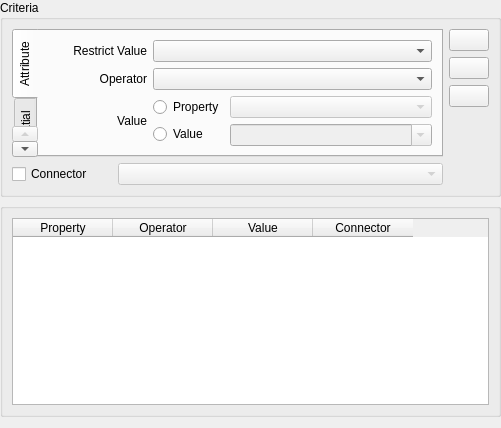
<?xml version="1.0" encoding="UTF-8"?>
<ui version="4.0">
 <class>WhereClauseWidgetForm</class>
 <widget class="QWidget" name="WhereClauseWidgetForm">
  <property name="geometry">
   <rect>
    <x>0</x>
    <y>0</y>
    <width>498</width>
    <height>428</height>
   </rect>
  </property>
  <property name="windowTitle">
   <string>Where Clause</string>
  </property>
  <layout class="QGridLayout" name="gridLayout_7">
   <property name="leftMargin">
    <number>0</number>
   </property>
   <property name="topMargin">
    <number>0</number>
   </property>
   <property name="rightMargin">
    <number>0</number>
   </property>
   <item row="0" column="0">
    <layout class="QGridLayout" name="gridLayout_6">
     <item row="0" column="0">
      <widget class="QGroupBox" name="m_criteriaGroupBox">
       <property name="title">
        <string>Criteria</string>
       </property>
       <layout class="QGridLayout" name="gridLayout_5">
        <item row="0" column="0">
         <layout class="QGridLayout" name="gridLayout_4">
          <item row="0" column="0">
           <layout class="QGridLayout" name="gridLayout_3">
            <item row="0" column="0">
             <widget class="QTabWidget" name="m_criteriaTabWidget">
              <property name="tabPosition">
               <enum>QTabWidget::West</enum>
              </property>
              <property name="currentIndex">
               <number>0</number>
              </property>
              <widget class="QWidget" name="m_attrTab">
               <attribute name="title">
                <string>Attribute</string>
               </attribute>
               <layout class="QGridLayout" name="gridLayout_2">
                <item row="0" column="0">
                 <layout class="QGridLayout" name="gridLayout">
                  <item row="0" column="0">
                   <layout class="QGridLayout" name="gridLayout_17">
                    <item row="0" column="0">
                     <widget class="QLabel" name="label">
                      <property name="minimumSize">
                       <size>
                        <width>100</width>
                        <height>0</height>
                       </size>
                      </property>
                      <property name="maximumSize">
                       <size>
                        <width>100</width>
                        <height>16777215</height>
                       </size>
                      </property>
                      <property name="text">
                       <string>Restrict Value</string>
                      </property>
                      <property name="alignment">
                       <set>Qt::AlignRight|Qt::AlignTrailing|Qt::AlignVCenter</set>
                      </property>
                     </widget>
                    </item>
                    <item row="0" column="1">
                     <widget class="QComboBox" name="m_restrictValueComboBox">
                      <property name="sizePolicy">
                       <sizepolicy hsizetype="MinimumExpanding" vsizetype="Fixed">
                        <horstretch>0</horstretch>
                        <verstretch>0</verstretch>
                       </sizepolicy>
                      </property>
                     </widget>
                    </item>
                   </layout>
                  </item>
                  <item row="1" column="0">
                   <layout class="QGridLayout" name="gridLayout_19">
                    <item row="0" column="0">
                     <widget class="QLabel" name="label_2">
                      <property name="minimumSize">
                       <size>
                        <width>100</width>
                        <height>0</height>
                       </size>
                      </property>
                      <property name="maximumSize">
                       <size>
                        <width>100</width>
                        <height>16777215</height>
                       </size>
                      </property>
                      <property name="text">
                       <string>Operator</string>
                      </property>
                      <property name="alignment">
                       <set>Qt::AlignRight|Qt::AlignTrailing|Qt::AlignVCenter</set>
                      </property>
                     </widget>
                    </item>
                    <item row="0" column="1">
                     <widget class="QComboBox" name="m_OperatorComboBox"/>
                    </item>
                   </layout>
                  </item>
                  <item row="2" column="0">
                   <layout class="QGridLayout" name="gridLayout_12">
                    <item row="0" column="0">
                     <widget class="QLabel" name="label_3">
                      <property name="minimumSize">
                       <size>
                        <width>100</width>
                        <height>0</height>
                       </size>
                      </property>
                      <property name="maximumSize">
                       <size>
                        <width>100</width>
                        <height>16777215</height>
                       </size>
                      </property>
                      <property name="text">
                       <string>Value</string>
                      </property>
                      <property name="alignment">
                       <set>Qt::AlignRight|Qt::AlignTrailing|Qt::AlignVCenter</set>
                      </property>
                     </widget>
                    </item>
                    <item row="0" column="1">
                     <layout class="QGridLayout" name="gridLayout_16">
                      <item row="0" column="0">
                       <layout class="QGridLayout" name="gridLayout_13">
                        <item row="0" column="0">
                         <widget class="QRadioButton" name="m_valuePropertyRadioButton">
                          <property name="text">
                           <string>Property</string>
                          </property>
                         </widget>
                        </item>
                        <item row="1" column="0">
                         <widget class="QRadioButton" name="m_valueValueRadioButton">
                          <property name="text">
                           <string>Value</string>
                          </property>
                         </widget>
                        </item>
                       </layout>
                      </item>
                      <item row="0" column="1">
                       <layout class="QGridLayout" name="gridLayout_15">
                        <item row="1" column="0">
                         <widget class="QComboBox" name="m_valueValueComboBox">
                          <property name="enabled">
                           <bool>false</bool>
                          </property>
                          <property name="minimumSize">
                           <size>
                            <width>200</width>
                            <height>0</height>
                           </size>
                          </property>
                          <property name="editable">
                           <bool>true</bool>
                          </property>
                         </widget>
                        </item>
                        <item row="0" column="0">
                         <widget class="QComboBox" name="m_valuePropertyComboBox">
                          <property name="enabled">
                           <bool>false</bool>
                          </property>
                          <property name="sizePolicy">
                           <sizepolicy hsizetype="MinimumExpanding" vsizetype="Fixed">
                            <horstretch>0</horstretch>
                            <verstretch>0</verstretch>
                           </sizepolicy>
                          </property>
                          <property name="minimumSize">
                           <size>
                            <width>200</width>
                            <height>0</height>
                           </size>
                          </property>
                          <property name="editable">
                           <bool>false</bool>
                          </property>
                         </widget>
                        </item>
                       </layout>
                      </item>
                     </layout>
                    </item>
                   </layout>
                  </item>
                 </layout>
                </item>
               </layout>
              </widget>
              <widget class="QWidget" name="m_spatialTab">
               <attribute name="title">
                <string>Spatial</string>
               </attribute>
               <layout class="QGridLayout" name="gridLayout_9">
                <item row="0" column="0">
                 <layout class="QGridLayout" name="gridLayout_8">
                  <item row="0" column="0">
                   <layout class="QGridLayout" name="gridLayout_23">
                    <item row="0" column="0">
                     <widget class="QLabel" name="label_6">
                      <property name="minimumSize">
                       <size>
                        <width>100</width>
                        <height>0</height>
                       </size>
                      </property>
                      <property name="maximumSize">
                       <size>
                        <width>100</width>
                        <height>16777215</height>
                       </size>
                      </property>
                      <property name="text">
                       <string>Geometry Attribute</string>
                      </property>
                      <property name="alignment">
                       <set>Qt::AlignRight|Qt::AlignTrailing|Qt::AlignVCenter</set>
                      </property>
                     </widget>
                    </item>
                    <item row="0" column="1">
                     <widget class="QComboBox" name="m_geomAttrComboBox">
                      <property name="sizePolicy">
                       <sizepolicy hsizetype="MinimumExpanding" vsizetype="Fixed">
                        <horstretch>0</horstretch>
                        <verstretch>0</verstretch>
                       </sizepolicy>
                      </property>
                     </widget>
                    </item>
                   </layout>
                  </item>
                  <item row="1" column="0">
                   <layout class="QGridLayout" name="gridLayout_20">
                    <item row="0" column="0">
                     <widget class="QLabel" name="label_4">
                      <property name="minimumSize">
                       <size>
                        <width>100</width>
                        <height>0</height>
                       </size>
                      </property>
                      <property name="maximumSize">
                       <size>
                        <width>100</width>
                        <height>16777215</height>
                       </size>
                      </property>
                      <property name="text">
                       <string>Operator</string>
                      </property>
                      <property name="alignment">
                       <set>Qt::AlignRight|Qt::AlignTrailing|Qt::AlignVCenter</set>
                      </property>
                     </widget>
                    </item>
                    <item row="0" column="1">
                     <widget class="QComboBox" name="m_SpatialOperatorComboBox"/>
                    </item>
                   </layout>
                  </item>
                  <item row="2" column="0">
                   <layout class="QGridLayout" name="gridLayout_21">
                    <item row="0" column="0">
                     <widget class="QLabel" name="label_5">
                      <property name="minimumSize">
                       <size>
                        <width>100</width>
                        <height>0</height>
                       </size>
                      </property>
                      <property name="maximumSize">
                       <size>
                        <width>100</width>
                        <height>16777215</height>
                       </size>
                      </property>
                      <property name="text">
                       <string>Layer</string>
                      </property>
                      <property name="alignment">
                       <set>Qt::AlignRight|Qt::AlignTrailing|Qt::AlignVCenter</set>
                      </property>
                     </widget>
                    </item>
                    <item row="0" column="1">
                     <widget class="QComboBox" name="m_layerComboBox"/>
                    </item>
                   </layout>
                  </item>
                  <item row="3" column="0">
                   <widget class="QCheckBox" name="m_selectedObjCheckBox">
                    <property name="text">
                     <string>Use Selected Objects</string>
                    </property>
                   </widget>
                  </item>
                 </layout>
                </item>
               </layout>
              </widget>
             </widget>
            </item>
            <item row="1" column="0">
             <layout class="QGridLayout" name="gridLayout_22">
              <item row="0" column="1">
               <widget class="QComboBox" name="m_connectorComboBox">
                <property name="enabled">
                 <bool>false</bool>
                </property>
                <property name="sizePolicy">
                 <sizepolicy hsizetype="MinimumExpanding" vsizetype="Fixed">
                  <horstretch>0</horstretch>
                  <verstretch>0</verstretch>
                 </sizepolicy>
                </property>
               </widget>
              </item>
              <item row="0" column="0">
               <widget class="QCheckBox" name="m_connectorCheckBox">
                <property name="minimumSize">
                 <size>
                  <width>100</width>
                  <height>0</height>
                 </size>
                </property>
                <property name="layoutDirection">
                 <enum>Qt::LeftToRight</enum>
                </property>
                <property name="text">
                 <string>Connector</string>
                </property>
               </widget>
              </item>
             </layout>
            </item>
           </layout>
          </item>
          <item row="0" column="1">
           <layout class="QGridLayout" name="gridLayout_14">
            <item row="0" column="0">
             <widget class="QPushButton" name="m_addWhereClausePushButton">
              <property name="toolTip">
               <string>Add the defined restriction expression</string>
              </property>
              <property name="text">
               <string/>
              </property>
             </widget>
            </item>
            <item row="1" column="0">
             <widget class="QPushButton" name="m_removeWhereClausePushButton">
              <property name="toolTip">
               <string>Remove the selected restriction expression</string>
              </property>
              <property name="text">
               <string/>
              </property>
             </widget>
            </item>
            <item row="3" column="0">
             <spacer name="verticalSpacer_2">
              <property name="orientation">
               <enum>Qt::Vertical</enum>
              </property>
              <property name="sizeHint" stdset="0">
               <size>
                <width>20</width>
                <height>40</height>
               </size>
              </property>
             </spacer>
            </item>
            <item row="2" column="0">
             <widget class="QPushButton" name="m_clearAllPushButton">
              <property name="toolTip">
               <string>Clear all restriction expressions</string>
              </property>
              <property name="text">
               <string/>
              </property>
             </widget>
            </item>
           </layout>
          </item>
         </layout>
        </item>
       </layout>
      </widget>
     </item>
     <item row="1" column="0">
      <widget class="QGroupBox" name="groupBox_5">
       <property name="title">
        <string/>
       </property>
       <layout class="QGridLayout" name="gridLayout_18">
        <item row="0" column="0">
         <widget class="QTableWidget" name="m_whereClauseTableWidget">
          <property name="selectionBehavior">
           <enum>QAbstractItemView::SelectRows</enum>
          </property>
          <attribute name="horizontalHeaderMinimumSectionSize">
           <number>29</number>
          </attribute>
          <column>
           <property name="text">
            <string>Property</string>
           </property>
          </column>
          <column>
           <property name="text">
            <string>Operator</string>
           </property>
          </column>
          <column>
           <property name="text">
            <string>Value</string>
           </property>
          </column>
          <column>
           <property name="text">
            <string>Connector</string>
           </property>
          </column>
         </widget>
        </item>
       </layout>
      </widget>
     </item>
    </layout>
   </item>
  </layout>
 </widget>
 <tabstops>
  <tabstop>m_restrictValueComboBox</tabstop>
  <tabstop>m_OperatorComboBox</tabstop>
  <tabstop>m_valuePropertyRadioButton</tabstop>
  <tabstop>m_valuePropertyComboBox</tabstop>
  <tabstop>m_valueValueRadioButton</tabstop>
  <tabstop>m_valueValueComboBox</tabstop>
  <tabstop>m_connectorCheckBox</tabstop>
  <tabstop>m_connectorComboBox</tabstop>
  <tabstop>m_addWhereClausePushButton</tabstop>
  <tabstop>m_removeWhereClausePushButton</tabstop>
  <tabstop>m_whereClauseTableWidget</tabstop>
 </tabstops>
 <resources/>
 <connections>
  <connection>
   <sender>m_connectorCheckBox</sender>
   <signal>clicked(bool)</signal>
   <receiver>m_connectorComboBox</receiver>
   <slot>setEnabled(bool)</slot>
   <hints>
    <hint type="sourcelabel">
     <x>77</x>
     <y>201</y>
    </hint>
    <hint type="destinationlabel">
     <x>204</x>
     <y>200</y>
    </hint>
   </hints>
  </connection>
  <connection>
   <sender>m_valuePropertyRadioButton</sender>
   <signal>clicked(bool)</signal>
   <receiver>m_valuePropertyComboBox</receiver>
   <slot>setEnabled(bool)</slot>
   <hints>
    <hint type="sourcelabel">
     <x>191</x>
     <y>133</y>
    </hint>
    <hint type="destinationlabel">
     <x>231</x>
     <y>133</y>
    </hint>
   </hints>
  </connection>
  <connection>
   <sender>m_valuePropertyRadioButton</sender>
   <signal>clicked(bool)</signal>
   <receiver>m_valueValueComboBox</receiver>
   <slot>setDisabled(bool)</slot>
   <hints>
    <hint type="sourcelabel">
     <x>157</x>
     <y>135</y>
    </hint>
    <hint type="destinationlabel">
     <x>255</x>
     <y>158</y>
    </hint>
   </hints>
  </connection>
  <connection>
   <sender>m_valueValueRadioButton</sender>
   <signal>clicked(bool)</signal>
   <receiver>m_valueValueComboBox</receiver>
   <slot>setEnabled(bool)</slot>
   <hints>
    <hint type="sourcelabel">
     <x>151</x>
     <y>165</y>
    </hint>
    <hint type="destinationlabel">
     <x>226</x>
     <y>159</y>
    </hint>
   </hints>
  </connection>
  <connection>
   <sender>m_valueValueRadioButton</sender>
   <signal>clicked(bool)</signal>
   <receiver>m_valuePropertyComboBox</receiver>
   <slot>setDisabled(bool)</slot>
   <hints>
    <hint type="sourcelabel">
     <x>171</x>
     <y>159</y>
    </hint>
    <hint type="destinationlabel">
     <x>239</x>
     <y>132</y>
    </hint>
   </hints>
  </connection>
 </connections>
</ui>
